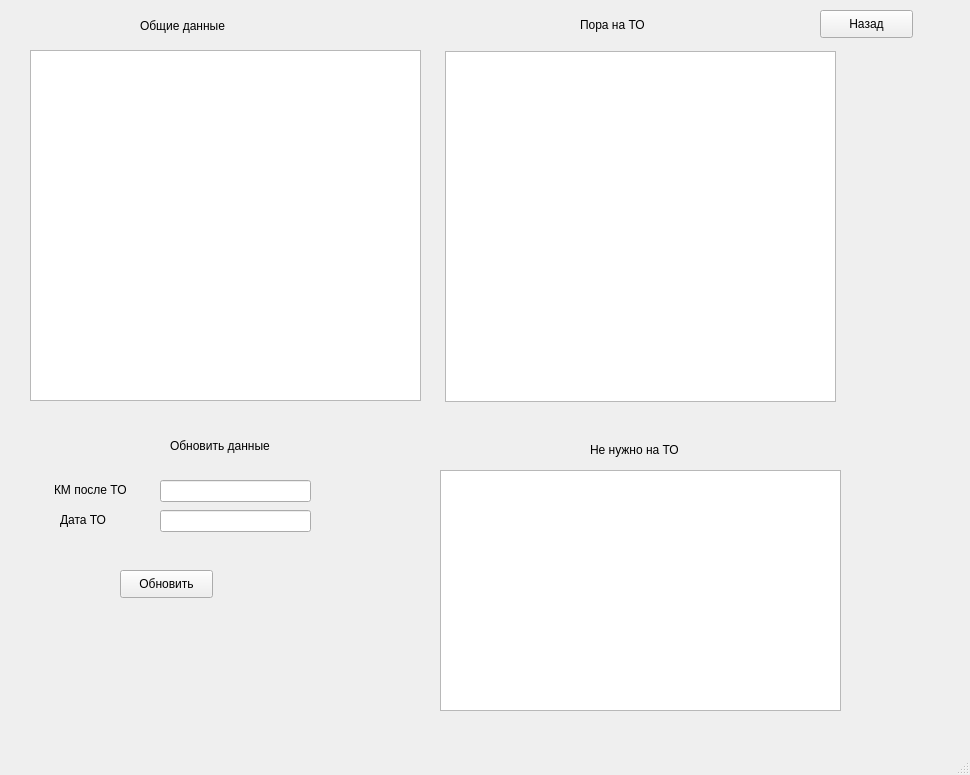
<?xml version="1.0" encoding="UTF-8"?>
<ui version="4.0">
 <class>MainWindow</class>
 <widget class="QMainWindow" name="MainWindow">
  <property name="geometry">
   <rect>
    <x>0</x>
    <y>0</y>
    <width>970</width>
    <height>775</height>
   </rect>
  </property>
  <property name="windowTitle">
   <string>MainWindow</string>
  </property>
  <widget class="QWidget" name="centralwidget">
   <widget class="QPushButton" name="btn_back">
    <property name="geometry">
     <rect>
      <x>820</x>
      <y>10</y>
      <width>93</width>
      <height>28</height>
     </rect>
    </property>
    <property name="text">
     <string>Назад</string>
    </property>
   </widget>
   <widget class="QListWidget" name="listWidget">
    <property name="geometry">
     <rect>
      <x>30</x>
      <y>50</y>
      <width>391</width>
      <height>351</height>
     </rect>
    </property>
   </widget>
   <widget class="QListView" name="listView">
    <property name="geometry">
     <rect>
      <x>445</x>
      <y>51</y>
      <width>391</width>
      <height>351</height>
     </rect>
    </property>
   </widget>
   <widget class="QLabel" name="label">
    <property name="geometry">
     <rect>
      <x>140</x>
      <y>10</y>
      <width>171</width>
      <height>31</height>
     </rect>
    </property>
    <property name="text">
     <string>Общие данные</string>
    </property>
   </widget>
   <widget class="QLabel" name="label_2">
    <property name="geometry">
     <rect>
      <x>580</x>
      <y>9</y>
      <width>111</width>
      <height>31</height>
     </rect>
    </property>
    <property name="text">
     <string>Пора на ТО</string>
    </property>
   </widget>
   <widget class="QListView" name="listView_2">
    <property name="geometry">
     <rect>
      <x>440</x>
      <y>470</y>
      <width>401</width>
      <height>241</height>
     </rect>
    </property>
   </widget>
   <widget class="QLabel" name="label_3">
    <property name="geometry">
     <rect>
      <x>170</x>
      <y>430</y>
      <width>111</width>
      <height>31</height>
     </rect>
    </property>
    <property name="text">
     <string>Обновить данные</string>
    </property>
   </widget>
   <widget class="QLineEdit" name="lineEdit">
    <property name="geometry">
     <rect>
      <x>160</x>
      <y>480</y>
      <width>151</width>
      <height>22</height>
     </rect>
    </property>
   </widget>
   <widget class="QLabel" name="label_4">
    <property name="geometry">
     <rect>
      <x>54</x>
      <y>480</y>
      <width>91</width>
      <height>20</height>
     </rect>
    </property>
    <property name="text">
     <string>КМ после ТО</string>
    </property>
   </widget>
   <widget class="QLabel" name="label_5">
    <property name="geometry">
     <rect>
      <x>60</x>
      <y>510</y>
      <width>71</width>
      <height>20</height>
     </rect>
    </property>
    <property name="text">
     <string>Дата ТО</string>
    </property>
   </widget>
   <widget class="QLineEdit" name="lineEdit_2">
    <property name="geometry">
     <rect>
      <x>160</x>
      <y>510</y>
      <width>151</width>
      <height>22</height>
     </rect>
    </property>
   </widget>
   <widget class="QPushButton" name="pushButton">
    <property name="geometry">
     <rect>
      <x>120</x>
      <y>570</y>
      <width>93</width>
      <height>28</height>
     </rect>
    </property>
    <property name="text">
     <string>Обновить</string>
    </property>
   </widget>
   <widget class="QLabel" name="label_6">
    <property name="geometry">
     <rect>
      <x>590</x>
      <y>440</y>
      <width>121</width>
      <height>20</height>
     </rect>
    </property>
    <property name="text">
     <string>Не нужно на ТО</string>
    </property>
   </widget>
  </widget>
  <widget class="QMenuBar" name="menubar">
   <property name="geometry">
    <rect>
     <x>0</x>
     <y>0</y>
     <width>970</width>
     <height>26</height>
    </rect>
   </property>
  </widget>
  <widget class="QStatusBar" name="statusbar"/>
 </widget>
 <resources/>
 <connections/>
</ui>
